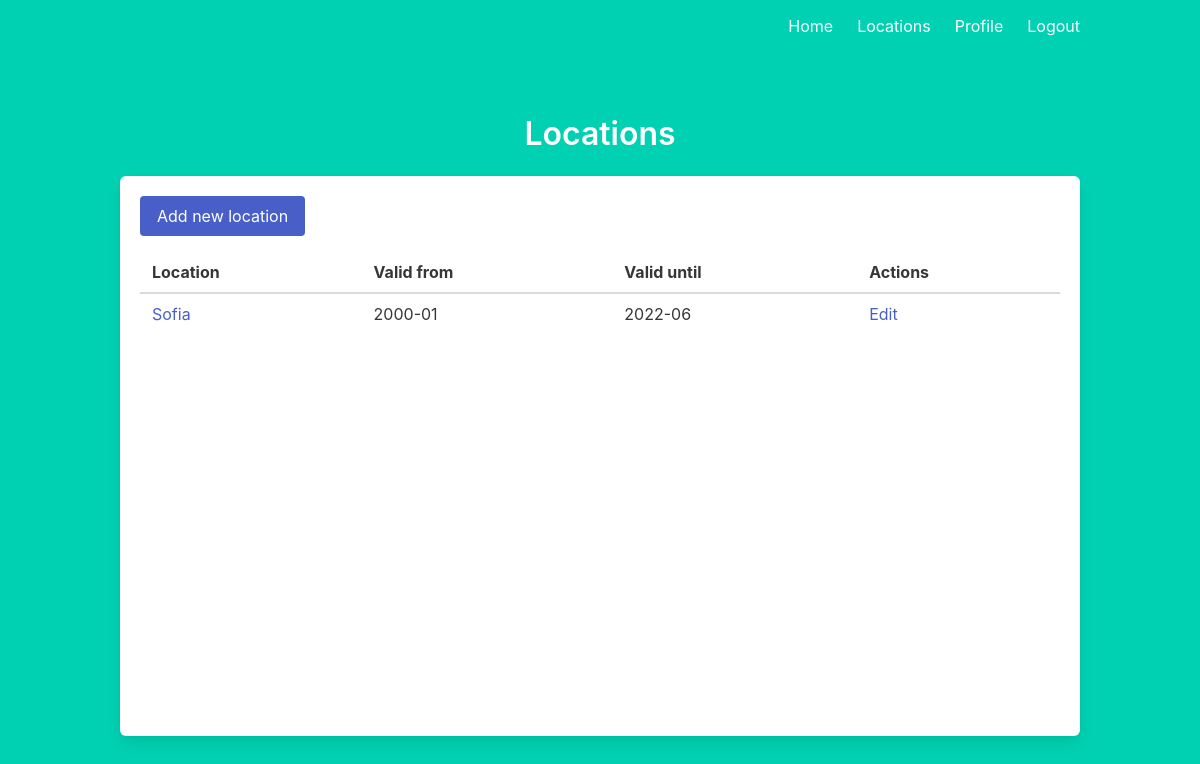
The app's page /locations (signed in) with its own data.
### models.py (models this page shows)
class Location(db.Model):
    id = db.Column(db.Integer, primary_key=True)
    name = db.Column(db.String(100))
    valid_from = db.Column(db.String(7))
    valid_until = db.Column(db.String(7))
    measurements = db.relationship("MonthlyMeasurements")

### main.py (the view)
@main.route('/locations')
def locations():
    locations = Location.query.all()
    return render_template('locations.html', current_user=current_user, locations=locations)

### __init__.py (called while the page is built)
def create_app():
    app = Flask(__name__)
    app.config['SECRET_KEY'] = 'very_secret-TODO-change-it'
    app.config['SQLALCHEMY_DATABASE_URI'] = 'sqlite:///db.sqlite'
    db.init_app(app)
    from .models import User
    login_manager = LoginManager()
    login_manager.login_view = 'auth.login'
    login_manager.init_app(app)
    @login_manager.user_loader
    def load_user(user_id):
        return User.query.get(int(user_id))
    from .auth import auth as auth_blueprint
    app.register_blueprint(auth_blueprint)
    from .main import main as main_blueprint
    app.register_blueprint(main_blueprint)
    return app

### templates/locations.html (shortened to what this page needs)
{% extends "base.html" %}
{% block content %}
<h1 class="title has-text-centered">
  Locations
</h1>
<div class="box" style="min-height: 70vh">
  <a class="button is-link" href="/locations/new">Add new location</a>
  <table class="mt-4 table is-striped is-fullwidth is-hoverable">
    <thead>
      <th>
        Location
      </th>
      <th>
        Valid from
      </th>
      <th>
        Valid until
      </th>
      <th>
        Actions
      </th>
    </thead>
    <tbody>
      {% for location in locations %}
        <tr>
          <td>
            <a class="has-text-link" href="/locations/{{ location.id }}">{{ location.name }}</a>
          </td>
          <td>
            {{ location.valid_from }}
          </td>
          <td>
            {{ location.valid_until }}
          </td>
          <td>
            <a class="has-text-link" href="/locations/{{ location.id }}/edit">Edit</a>
          </td>
        </tr>
      {% endfor %}
    </tbody>
  </table>
</div>
{% endblock %}

### records on screen
Location: name "Sofia", valid_from "2000-01", valid_until "2022-06"
